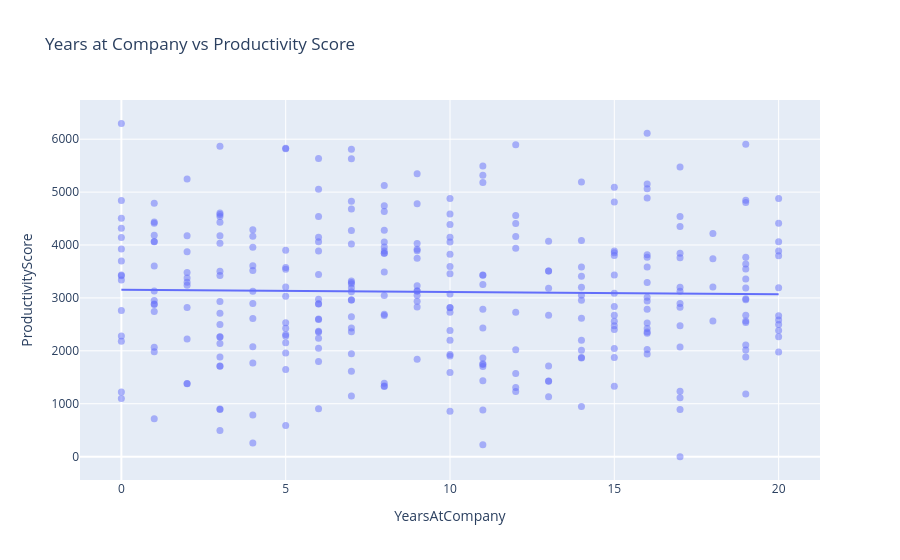

The code cell stored with this chart in its notebook:
### Code cell
fig = px.scatter(
    df,
    x="YearsAtCompany",
    y="ProductivityScore",
    trendline="ols",
    title="Years at Company vs Productivity Score",
    opacity=0.5
)
fig.update_traces(marker=dict(size=7))
fig.show()

### Figure 1 — Plotly figure (JSON) as saved in the notebook; plotly's stock layout.template omitted (floating-point values rounded to 4 significant figures; data arrays with more than 128 entries replaced by an {"elided": "..."} marker saying what was removed)
{"data": [{"hovertemplate": "YearsAtCompany=%{x}<br>ProductivityScore=%{y}<extra></extra>", "legendgroup": "", "marker": {"color": "#636efa", "opacity": 0.5, "size": 7, "symbol": "circle"}, "mode": "markers", "name": "", "orientation": "v", "showlegend": false, "type": "scatter", "x": {"elided": "300 int values"}, "xaxis": "x", "y": {"elided": "300 float values"}, "yaxis": "y"}, {"hovertemplate": "<b>OLS trendline</b><br>ProductivityScore = -4.24927 * YearsAtCompany + 3154.67<br>R<sup>2</sup>=0.000412<br><br>YearsAtCompany=%{x}<br>ProductivityScore=%{y} <b>(trend)</b><extra></extra>", "legendgroup": "", "marker": {"color": "#636efa", "size": 7, "symbol": "circle"}, "mode": "lines", "name": "", "showlegend": false, "type": "scatter", "x": {"elided": "300 int values"}, "xaxis": "x", "y": {"elided": "300 float values"}, "yaxis": "y"}], "layout": {"autosize": true, "legend": {"tracegroupgap": 0}, "title": {"text": "Years at Company vs Productivity Score"}, "xaxis": {"anchor": "y", "autorange": true, "domain": [0, 1], "range": [-1.248, 21.25], "title": {"text": "YearsAtCompany"}, "type": "linear"}, "yaxis": {"anchor": "x", "autorange": true, "domain": [0, 1], "range": [-549.8, 6849.0], "title": {"text": "ProductivityScore"}, "type": "linear"}}}
